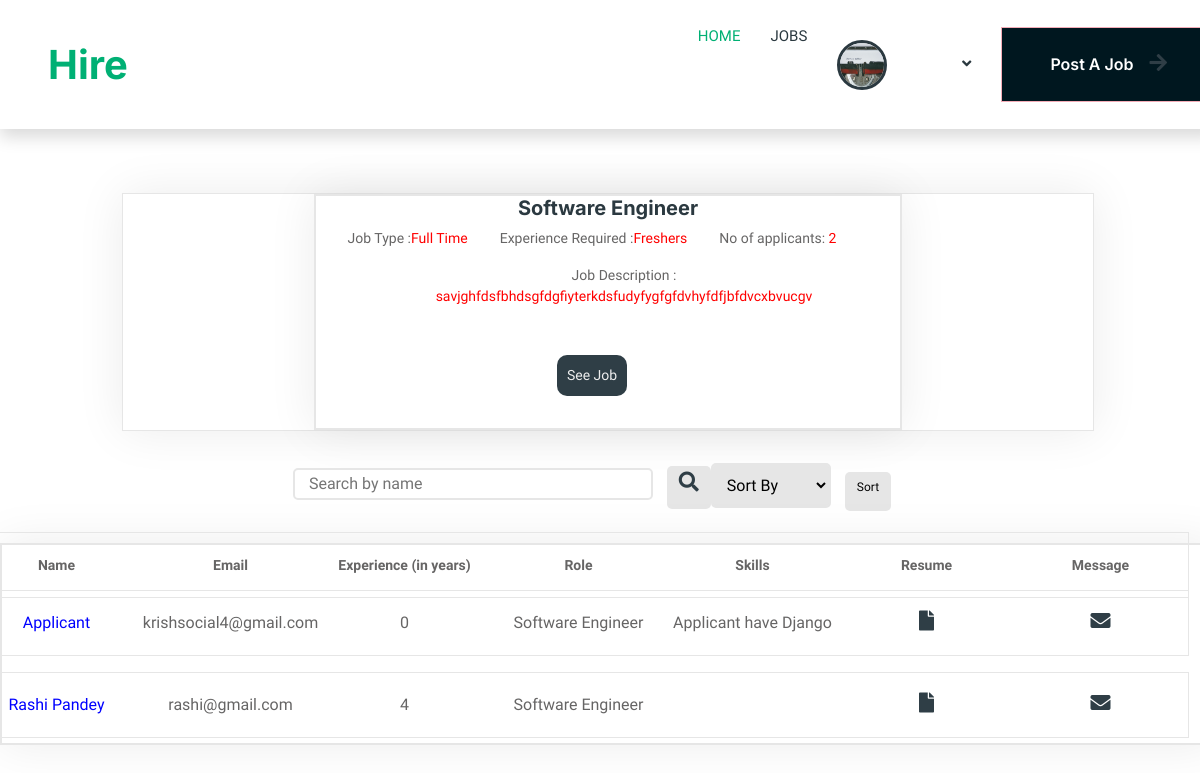
/recruiter/list/1/ (signed in), run on an earlier commit of the app's database.
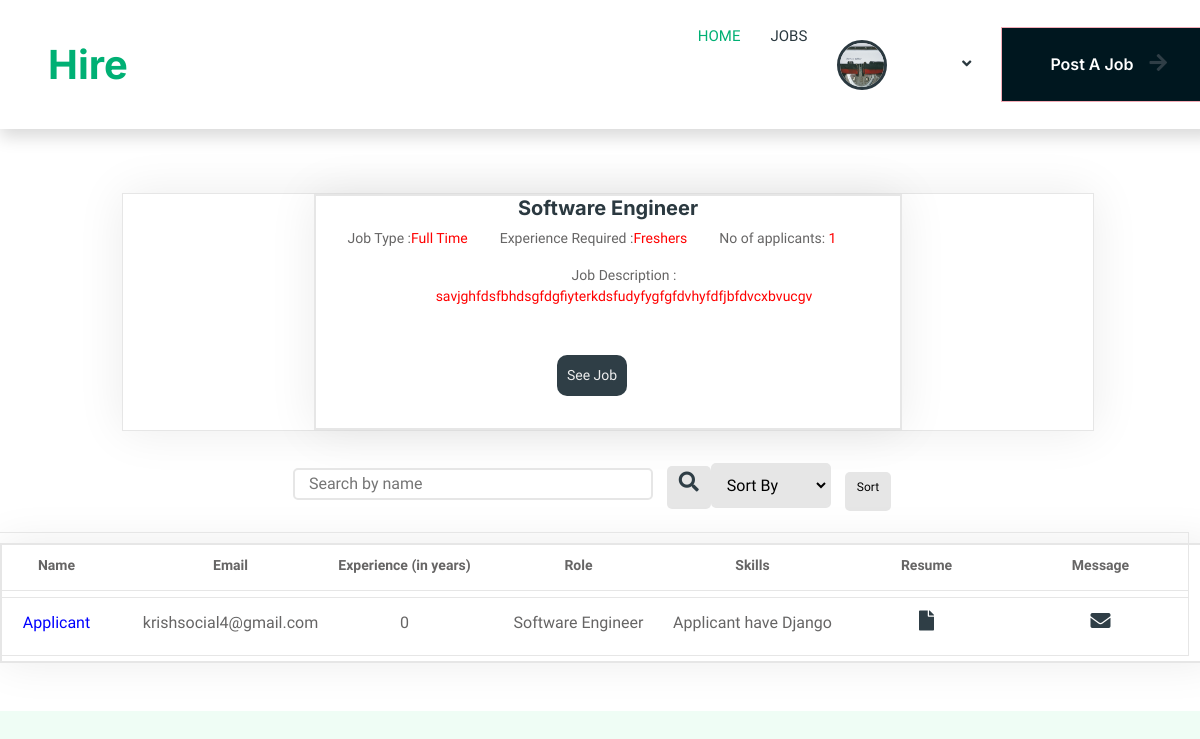
And on a later commit of the database.
### job/models.py (models this page shows, shortened)
class ApplicantProfile(models.Model):
    highrt_qualification=[
        ('B.Tech','B.Tech'),
        ('B.E','B.E'),
        ('B.Sc','B.Sc'),
        ('B.Com','B.Com'),
        ('B.A','B.A'),
        ('M.Tech','M.Tech'),
        ('M.E','M.E'),
        ('M.Sc','M.Sc'),
        ('M.Com','M.Com'),
        ('M.A','M.A'),
        ('Phd','Phd'),
        ('Diploma','Diploma'),
    ]
    user=models.OneToOneField(Profile,on_delete=models.CASCADE)
    bio=models.TextField()
    phone=models.IntegerField()
    is_recruiter = models.BooleanField(default=False)
    is_applicant = models.BooleanField(default=True)
    is_fresher=models.BooleanField(default=False)
    experience = models.CharField(max_length=100,default=0)
    profile_pic = models.ImageField(upload_to='image/profile')
    resume = models.FileField(upload_to='resume', null=True, blank=True)
    highest_qualification=models.CharField(max_length=100,choices=highrt_qualification)
    address=models.CharField(max_length=100,blank=True,null=True)
    city=models.CharField(max_length=100,blank=True,null=True)
    state=models.CharField(max_length=100,blank=True,null=True)

class Profile(models.Model):
    user= models.OneToOneField(User,on_delete=models.CASCADE)
    name = models.CharField(max_length=100)
    email = models.CharField(max_length=100, unique=True)
    is_recruiter = models.BooleanField(default=False)
    is_applicant = models.BooleanField(default=False)

class Job(models.Model):
    id=models.AutoField(primary_key=True)
    job_types=[
        ('Full Time','Full Time'),
        ('Part Time','Part Time'),
        ('Internship','Internship'),
        ('other','other')
    ]
    deadline=models.DateField(null=True,blank=True)
    Responsibilities=models.TextField(null=True,blank=True)
    Qualifications=models.TextField(null=True,blank=True)
    category=models.ForeignKey(Job_category,on_delete=models.CASCADE,null=True)
    recruiter = models.ForeignKey(Recruiter, on_delete=models.CASCADE)
    title = models.CharField(max_length=100)
    job_type = models.CharField(max_length=100)
    location = models.CharField(max_length=100)
    salary = models.CharField(max_length=100)
    description = models.TextField()
    skills = models.CharField(max_length=22)
    posted_on = models.DateTimeField(auto_now_add=True)
    experience = models.CharField(max_length=100)
    job_type=models.CharField(choices=job_types,max_length=100)
    vacancy=models.IntegerField( default=1)
    category=models.ForeignKey(Job_category,on_delete=models.CASCADE,null=True)

class Skill(models.Model):
    skills_level=[
        ('basic','basic'),
        ('moderate','moderate'),
        ('advanced','advanced'),
    ]
    profile = models.ForeignKey(ApplicantProfile, on_delete=models.CASCADE ,null=True,related_name='skills')
    name = models.CharField(max_length=100)
    def __str__(self):
        return self.profile.user.name +'  have '+self.name

### job/decoratore.py (the view)
    def wrapped_view(request, *args, **kwargs):
        if request.user.is_authenticated and request.user.profile.is_recruiter:
            return view_func(request, *args, **kwargs)
        else:
            return redirect('home' )  # Adjust the URL name accordingly

### job/decoratore.py (called while the page is built)
def is_recruiter(view_func):
    def wrapped_view(request, *args, **kwargs):
        if request.user.is_authenticated and request.user.profile.is_recruiter:
            return view_func(request, *args, **kwargs)
        else:
            return redirect('home' )  # Adjust the URL name accordingly
    return wrapped_view

### templates/Recruiter/candidate_list.html (shortened to what this page needs)
{% load static %}
<!DOCTYPE html>
<html lang="en">
<head>
    <link href="https://cdnjs.cloudflare.com/ajax/libs/font-awesome/5.15.3/css/all.min.css" rel="stylesheet">
    <link href="https://cdn.jsdelivr.net/npm/bootstrap-icons@1.4.1/font/bootstrap-icons.css" rel="stylesheet">
    <link href="{% static 'lib/animate/animate.min.css' %}" rel="stylesheet">
    <link href="{% static 'lib/owlcarousel/assets/owl.carousel.min.css' %}" rel="stylesheet">
    <link rel="stylesheet" href="{% static 'style/style.css' %}">
    <link rel="stylesheet" href="{% static 'style/Recruiter/list.css' %}">
</head>
<body>
    {% include 'Recruiter/recheaders.html' %}
    <div class="job">
        <div class="job-desc">
            <div class="job-title">
                <h1>{{ job.title }}</h1>
                <div class="job-intro">
                    <ul>
                        <li>
                            Job Type :<span>{{ job.job_type }}</span>
                        </li>
                        <li>
                            Experience Required :<span>{{ job.experience }}</span>
                        </li>
                        <li>
                            No of applicants: <span>{{ c_len }}</span>
                        </li>
                    </ul>
                </div>
                <div class="job-detail">
                    <ul>
                        <li>
                            Job Description :<span>{{ job.description }}</span>
                        </li>
                    </ul>
                </div>
                <div class="job-detail-btn">
                    <button><a style="color: #eee;" href="{% url 'job_detail' job.pk %}">See Job</a></button>
                </div>
            </div>
        </div>
        <div class="search-box">
            <div class="search">
                <form action="" method="GET">
                    <input type="text" placeholder="Search by name" name="search" value="{{ search }}">
                    <button type="submit"> <i class="fas fa-solid fa-search"></i> </button>
                </form>
            </div>
            <div class="sort">
                <form action="" method="GET">
                    <select name="sort">
                        <option value="">Sort By</option>
                    </select>
                    <button type="submit">Sort</button>
                </form>
            </div>
        </div>
        <div class="sheet">
            <div class="sheet-column">
                <ul>
                    <li>Name</li>
                    <li>Email</li>
                    <li>Experience (in years)</li>
                    <li>Role</li>
                    <li>Skills</li>
                    <li>Resume</li>
                    <li>Message</li>
                </ul>
            </div>
            <div class="user-data-i">
                {% for candidate in candidate_profiles %}
                <ul>
                    <li><a href="{% url 'candidate_profile' username=candidate.user.name %}">{{ candidate.user.name }}</a></li>
                    <li>{{ candidate.user.email }}</li>
                    <li>{% if candidate.experience == 0 %}Fresher{% else %}{{ candidate.experience }}{% endif %}</li>
                    <li>{{ job.title }}</li>
                    <li>{% for skill in candidate.skills.all %}{{ skill }}{% endfor %}</li>
                    <li>
                        <a href="{{ candidate.resume.url }}" target="_blank">
                            <i class="fas fa-file"></i>
                        </a>
                    </li>
                    <li>
                        <a href="mailto:{{ candidate.user.email }}?subject=Regarding%20Job%20Application">
                            <i class="fas fa-envelope"></i>
                        </a>
                    </li>
                </ul>
                {% endfor %}
            </div>
        </div>
    </div>
    <div class="pagination">
    </div>
</body>
</html>

What changed in the data, as far as the page shows it:
removed ApplicantProfile: user.name "Rashi Pandey", user.email "rashi@gmail.com", experience "4", {{ job.title }} "Software Engineer"
Also different on the page:
{{ c_len }}: "2" → "1"
